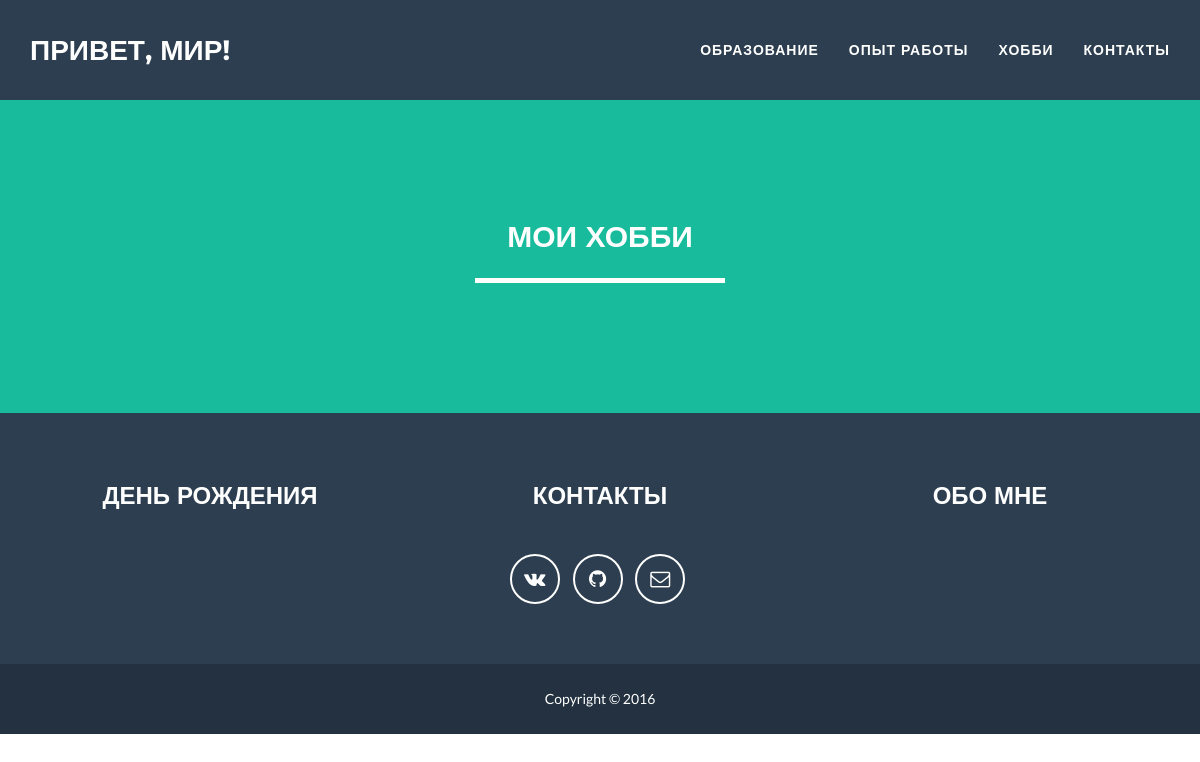
Page /hobby/ on the earlier database version.
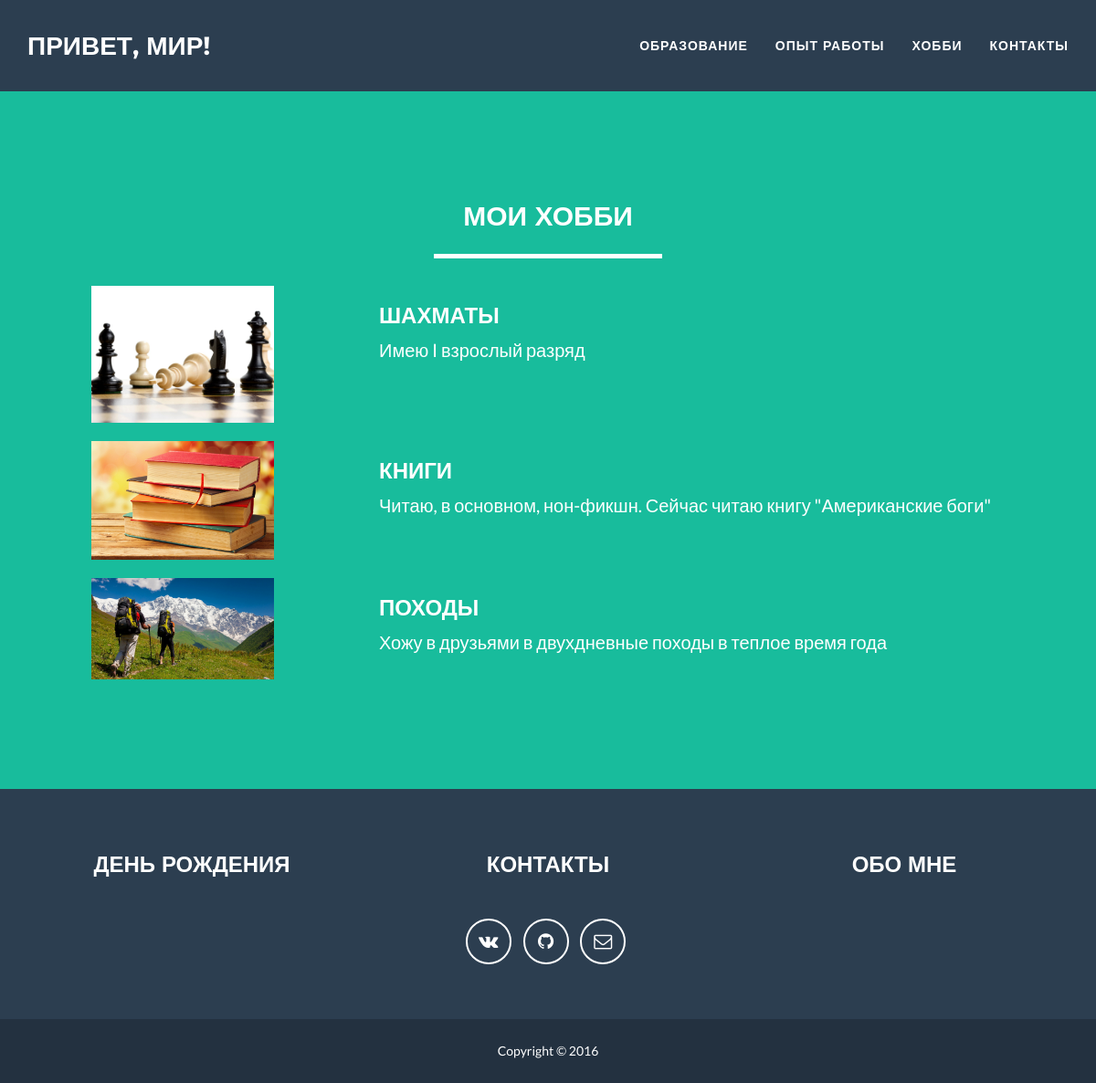
Same page on the later database version.
### homepage/models.py (models this page shows, shortened)
class Hobby(models.Model):
    name = models.CharField(max_length=100)
    photo = models.ImageField(upload_to='images/hobby/')
    description = models.TextField(default='')

### homepage/views.py (the view)
# urls.py: url(r'^hobby/$', hobby),
def hobby(request):
    hobbies = Hobby.objects.all()
    context = {'hobbies': hobbies}
    return render(request, "hobby.html", context)

### templates/hobby.html (shortened to what this page needs)
{% extends "base.html" %}
{% block content %}
    <header>
        <div class="container">
            <div class="row">
                <div class="col-lg-12 text-center">
                  <h2>Мои хобби</h2>
                  <hr class="star-light">
                </div>
                {% for hobby in hobbies %}
                <div class="row">
                  <div class="col-lg-4 text-right">
                      <div id="hobby-photo">
                        <img src="{{MEDIA_URL}}{{hobby.photo.url}}" alt="">
                      </div>
                  </div>
                  <div class="col-lg-8 text-left">
                      <div>
                        <h3>{{hobby.name}}</a></h3>
                        <p>{{hobby.description}}</p>
                      </div>
                  </div>
                </div>
                {% endfor %}
            </div>
        </div>
    </header>
{% endblock %}

### templates/base.html (shortened to what this page needs)
{% load staticfiles %}
<!DOCTYPE html>
<html lang="en">
<head>
    <link href="{% static 'vendor/bootstrap/css/bootstrap.min.css' %}" rel="stylesheet">
    <link href="{% static 'css/freelancer.min.css' %}" rel="stylesheet">
    <link href="{% static 'vendor/font-awesome/css/font-awesome.min.css' %}" rel="stylesheet" type="text/css">
    <link rel="stylesheet" href="{% static '/css/custom.css' %}" media="screen" title="no title">
</head>
<body id="page-top" class="index">
    <nav id="mainNav" class="navbar navbar-default navbar-fixed-top navbar-custom">
        <div class="container">
            <div class="navbar-header page-scroll">
                <a class="navbar-brand" href="/">Привет, мир!</a>
            </div>
            <div>
                <ul class="nav navbar-nav navbar-right">
                    <li>
                        <a href="/education/">Образование</a>
                    </li>
                    <li>
                        <a href="/work/">Опыт работы</a>
                    </li>
                    <li>
                        <a href="/hobby/">Хобби</a>
                    </li>
                    <li>
                        <a href="#contacts">Контакты</a>
                    </li>
                </ul>
            </div>
        </div>
    </nav>
    {% block content %}
    {% endblock %}
    <footer class="text-center">
        <div class="footer-above">
            <div class="container">
                <div class="row">
                    <div class="footer-col col-md-4">
                        <h3>День рождения</h3>
                    </div>
                    <div class="footer-col col-md-4">
                        <h3 id="contacts">Контакты</h3>
                        <ul class="list-inline">
                            <li>
                                <a href="https://vk.com/vladisgrig" targer="_blank" class="btn-social btn-outline"><i class="fa fa-fw fa-vk"></i></a>
                            </li>
                            <li>
                                <a href="https://github.com/vladisgrig" targer="_blank" class="btn-social btn-outline"><i class="fa fa-fw fa-github"></i></a>
                            </li>
                            <li>
                                <a href="mailto:vladisgrig@yandex.ru" class="btn-social btn-outline"><i class="fa fa-fw fa-envelope-o"></i></a>
                            </li>
                        </ul>
                    </div>
                    <div class="footer-col col-md-4">
                        <h3>Обо мне</h3>
                    </div>
                </div>
            </div>
        </div>
        <div class="footer-below">
            <div class="container">
                <div class="row">
                    <div class="col-lg-12">
                        Copyright &copy; {{me.first_name}} {{me.second_name}} 2016
                    </div>
                </div>
            </div>
        </div>
    </footer>
</body>
</html>

### homepage/static/css/custom.css (style rules this page uses)
#hobby-photo img { width: 200px; }

Differences in the rows shown:
added Hobby: photo (picture), name "ШАХМАТЫ", description "Имею I взрослый разряд"
added Hobby: photo (picture), name "КНИГИ", description "Читаю, в основном, нон-фикшн. Сейчас читаю книгу \"Американские боги\""
added Hobby: photo (picture), name "ПОХОДЫ", description "Хожу в друзьями в двухдневные походы в теплое время года"
